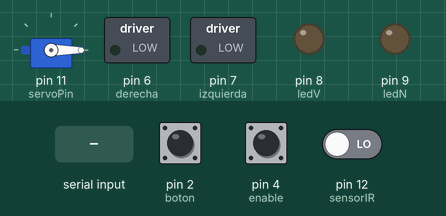
Bench run of a sketch on a simulated Arduino Uno, built with avr-gcc and run on an emulated ATmega328P. Parts: servo, switched loads named in the sketch (green lamp = pin HIGH), output pins drawn as LEDs (lit = HIGH). The inputs (shaded band) are chosen by the test bench; at power-on: pin 4 (enable) HIGH, pin 2 (boton) HIGH, pin 12 (sensorIR) LOW. What the sketch prints to the serial monitor is not drawn.

Above: at 1.2 s.
1.3 s: pin 4 (enable) pulled LOW for 0.15 s
At 1.37 s:
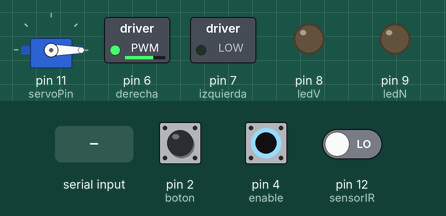
2.9 s: "D\n" received over Serial
At 4.1 s:
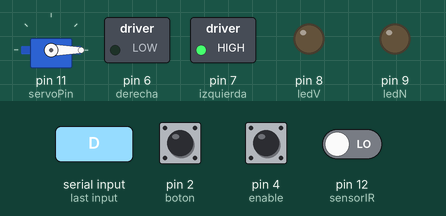
4.4 s: "I\n" received over Serial
At 5.4 s:
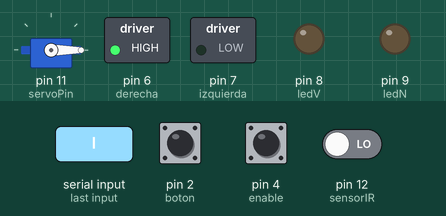
5.9 s: "SERVO_ON\n" received over Serial
At 6.8 s:
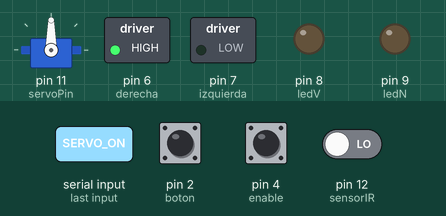
8.9 s: "LEN_T\n" received over Serial
At 10.1 s:
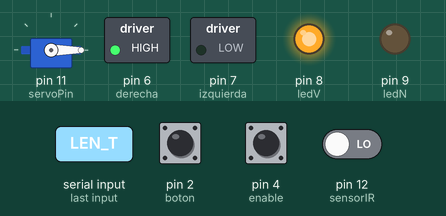
10.4 s: pin 2 (boton) pulled LOW for 0.15 s
At 11.1 s:
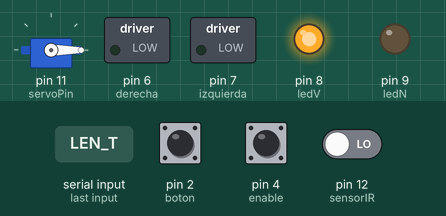
Timing chart, 0 to 13.0 s (numbered marks = the images above; inputs shaded):
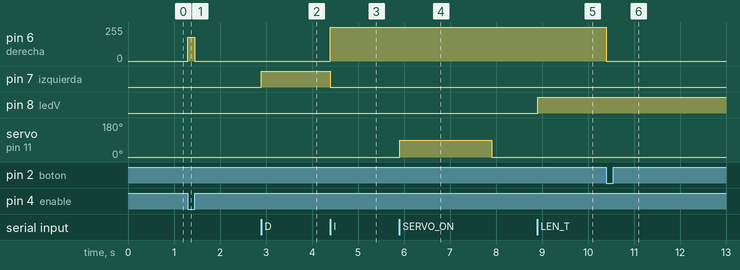

The sketch:

ArduinoCodeBanda.ino
```cpp
#include <Servo.h>
int sensorIR = 12;  // Pin al que está conectado el sensor IR


unsigned long lastDebounceTime = 0;
const unsigned long debounceDelay = 50;

bool moviendoServo = false;
unsigned long tiempoInicioServo = 0;
const unsigned long duracionServo = 2000;

Servo myServo;
int servoPin = 11;
int servoPos = 0;

int boton = 2;  // Botón para parar motor (como 'P')
int valorboton;
int valanterior = HIGH;

int ledV = 8;
int ledN = 9;
int derecha = 6;
int izquierda = 7;
int enable = 4;

bool motorActivo = false;
int memoria = 1;  // Banda encendida por defecto

void setup() {
  Serial.begin(9600);
  myServo.attach(servoPin);

  pinMode(boton, INPUT_PULLUP);
  pinMode(enable, INPUT_PULLUP);
  pinMode(sensorIR, INPUT);


  pinMode(ledV, OUTPUT);
  pinMode(ledN, OUTPUT);
  pinMode(izquierda, OUTPUT);
  pinMode(derecha, OUTPUT);
  myServo.write(0);
}

void loop() {
  // Detener motor si se presiona el botón (como 'P')
  valorboton = digitalRead(boton);
  if ((valorboton == LOW) && (valanterior == HIGH)) {
    if ((millis() - lastDebounceTime) > debounceDelay) {
      analogWrite(derecha, 0);
      analogWrite(izquierda, 0);
      motorActivo = false;
      lastDebounceTime = millis();
    }
  }
  valanterior = valorboton;

  // Control del servo
  if (moviendoServo && (millis() - tiempoInicioServo >= duracionServo)) {
    myServo.write(0);
    moviendoServo = false;
  }

  // Control de la banda (si memoria = 1 y enable = LOW)
  if (memoria == 1 && digitalRead(enable) == LOW) {
    if (!motorActivo) {
      analogWrite(derecha, 180);
      motorActivo = true;
    }
  } else {
    if (motorActivo) {
      analogWrite(derecha, 0);
      motorActivo = false;
    }
  }

  static bool sensorDetectadoAnterior = false;
  bool sensorDetectado = (digitalRead(sensorIR) == LOW);

  if (sensorDetectado && !sensorDetectadoAnterior) {
    Serial.println("DETECCION_IR");
  }
  sensorDetectadoAnterior = sensorDetectado;


  // Comandos Serial
  if (Serial.available()) {
    String input = Serial.readStringUntil('\n');
    input.trim();
    input.toUpperCase();

    if (input == "D") {
      analogWrite(izquierda, 255);
      analogWrite(derecha, 0);
    } else if (input == "I") {
      analogWrite(izquierda, 0);
      analogWrite(derecha, 255);
    } else if (input == "SERVO_ON") {
      myServo.write(90);
      moviendoServo = true;
      tiempoInicioServo = millis();
    } else if (input == "LEN_T") {
      digitalWrite(ledV, HIGH);
      digitalWrite(ledN, LOW);
    } else if (input == "LED_F") {
      digitalWrite(ledV, LOW);
      digitalWrite(ledN, HIGH);
    } else if (input == "LED_OFF") {
      digitalWrite(ledV, LOW);
      digitalWrite(ledN, LOW);
    } else if (input == "ENCENDER_BANDA") {
      memoria = 1;
    } else if (input == "DETENER_BANDA") {
      memoria = 0;
    } else if (input == "P") {
      analogWrite(derecha, 0);
      analogWrite(izquierda, 0);
      motorActivo = false;
    } else {
      Serial.println(input);
    }
  }
}
```

Measured:
- after the input at 1.3 s, pin 6 (derecha): 0/255 → 180/255 at once, → 0/255 0.15 s later
- after the input at 2.9 s, pin 7 (izquierda): LOW → HIGH at once
- after the input at 4.4 s, pin 6 (derecha): 0/255 → 255/255 at once; pin 7 (izquierda): HIGH → LOW at once
- after the input at 5.9 s, servo on pin 11 (servoPin): 0° → 90° at once, → 0° 2.0 s later
- after the input at 8.9 s, pin 8 (ledV): LOW → HIGH at once
- after the input at 10.4 s, pin 6 (derecha): 255/255 → 0/255 at once
